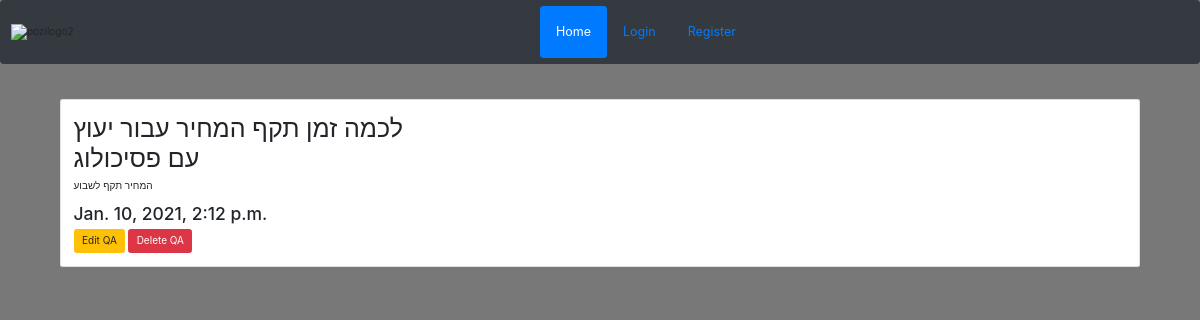
The page /chat/QA/QA_detail/1/ on the database its author committed.
### chat/models.py (models this page shows, shortened)
class QA_model(models.Model):
    subject = models.CharField(max_length=300)
    text = models.TextField(max_length=5000, null=True)
    release_date = models.DateTimeField(auto_now_add=True, null=True)

### chat/views.py (the view)
# urls.py: path('QA/QA_detail/<int:id>/', views.QA_detail, name='QA_detail'),
def QA_detail(request, id):
    All_QA = QA_model.objects.get(id=id)
    context = {
        "QA": All_QA
    }
    return render(request, 'chat/QA/QA_detail.html', context)

### chat/templates/chat/QA/QA_detail.html
{% extends 'basic_app/base.html' %}
{% block body_block %}
<div class ="container">
    <br>
    <div class ="card">
        <div class ="card-body">
            <div class ="row">
                <div class="col-md-4">
                    <h1>{{ QA.subject }}</h1>
                    <p> {{ QA.text}}</p>
                    <h3>{{ QA.release_date }}</h3>
                                  {% if not user.groups.all.0.name == "customer" %}
                            <a href="{% url 'chat:edit_QA' QA.id %}" class="btn btn-warning">Edit QA</a>
                            <a href="{% url 'chat:delete_QA' QA.id %}" class="btn btn-danger">Delete QA</a>
                        {% endif %}
                </div>
            </div>
        </div>
    </div>
</div>
{% endblock %}

### templates/basic_app/base.html (style rules this page uses)
body { background-color: rgb(120, 120, 120); }

### rows shown on the page
QA_model: subject "לכמה זמן תקף המחיר עבור יעוץ עם פסיכולוג", text "המחיר תקף לשבוע", release_date "Jan. 10, 2021, 2:12 p.m."
